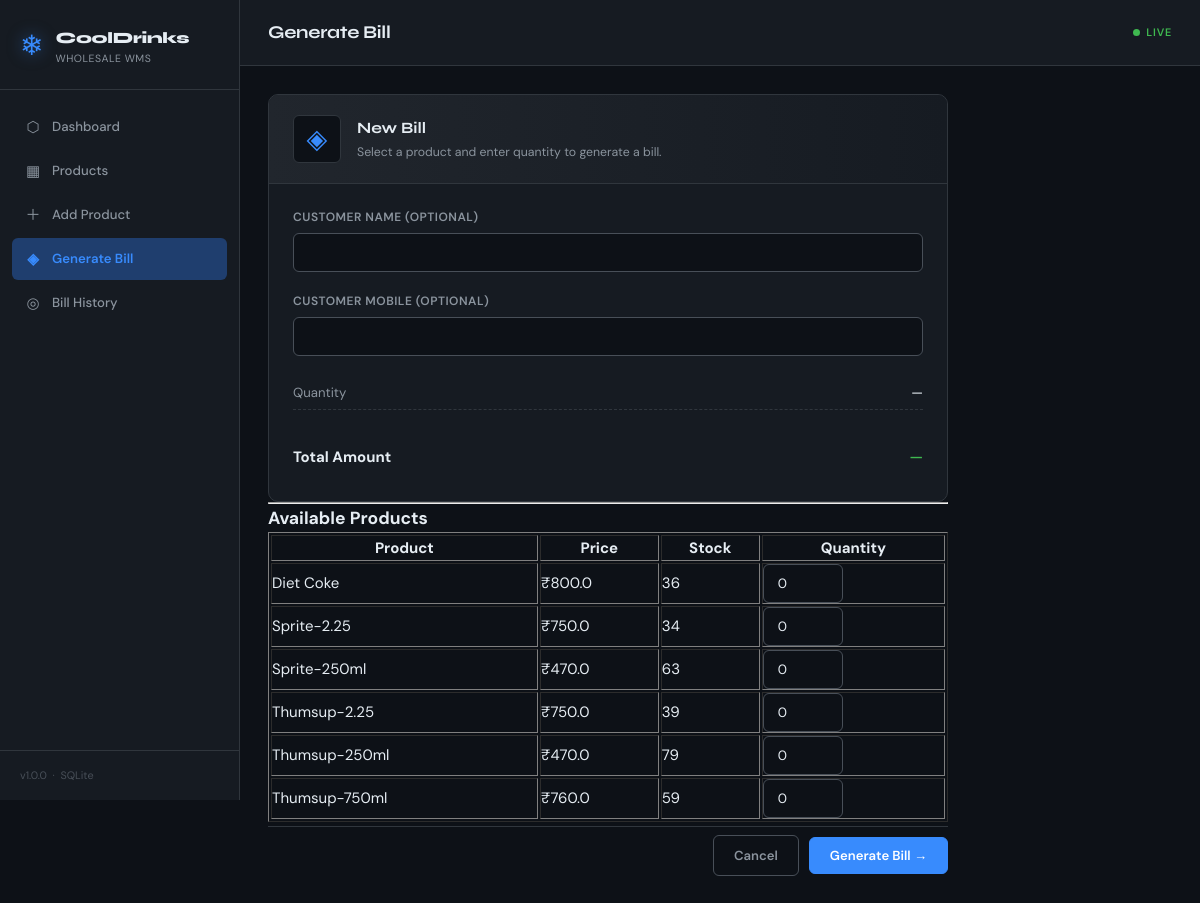
Screenshot of /billing with the database file from the repository.
### tables this page shows
CREATE TABLE products (
            id      INTEGER PRIMARY KEY AUTOINCREMENT,
            name    TEXT    NOT NULL UNIQUE,
            price   REAL    NOT NULL,
            stock   INTEGER NOT NULL DEFAULT 0
        );

### app.py (the view, shortened to what this page needs)
@app.route('/billing', methods=['GET', 'POST'])
def generate_bill():
    db = get_db()
    products_list = db.execute(
        'SELECT * FROM products WHERE stock > 0 ORDER BY name'
    ).fetchall()
    db.close()
    return render_template(
        'generate_bill.html',
        products=products_list
    )

### database.py (called while the page is built)
def get_db():
    conn = sqlite3.connect(DB_PATH)
    conn.row_factory = sqlite3.Row
    return conn

### templates/generate_bill.html (shortened to what this page needs)
{% extends "base.html" %}
{% block page_title %}Generate Bill{% endblock %}
{% block content %}
<div class="form-page {% if bill_generated %}form-page--compact{% endif %}">
  <div class="form-card">
    <div class="form-card-header">
      <span class="form-card-icon">◈</span>
      <div>
        <h2>New Bill</h2>
        <p>Select a product and enter quantity to generate a bill.</p>
      </div>
    </div>
    {% if products %}
    <form method="POST" action="{{ url_for('generate_bill') }}" class="form" id="billForm">
      <div class="form-group">
    <label>Customer Name (Optional)</label>
    <input type="text" name="customer_name">
</div>
<div class="form-group">
    <label>Customer Mobile (Optional)</label>
    <input type="text" name="customer_mobile">
</div>
        <div class="preview-row">
          <span>Quantity</span><span id="previewQty">—</span>
        </div>
        <div class="preview-row preview-row--total">
          <span>Total Amount</span><span id="previewTotal">—</span>
        </div>
      </div>
<hr>
<h3>Available Products</h3>
<table border="1" width="100%">
    <tr>
        <th>Product</th>
        <th>Price</th>
       <th>Stock</th>
<th>Quantity</th>
    </tr>
    {% for p in products %}
    <tr>
        <td>{{ p.name }}</td>
        <td>₹{{ p.price }}</td>
        <td>{{ p.stock }}</td>
<td>
    <input
        type="number"
        min="0"
        max="{{ p.stock }}"
        value="0"
        name="qty_{{ p.id }}"
        style="width:80px">
</td>
    </tr>
    {% endfor %}
</table>
      <div class="form-actions">
        <a href="{{ url_for('dashboard') }}" class="btn btn--ghost">Cancel</a>
        <button type="submit" class="btn btn--primary">Generate Bill →</button>
      </div>
    {% else %}
    <div class="empty-state">
      <span>▦</span>
      <p>No products with stock available. Please add products first.</p>
      <a href="{{ url_for('add_product') }}" class="btn btn--primary" style="margin-top:1rem;">Add Product</a>
    </div>
    {% endif %}
  </div>
{% endblock %}

### static/style.css (style rules this page uses)
:root { --bg: #0d1117; --bg-2: #161b22; --bg-3: #21262d; --border: #30363d; --border-2: #484f58; --text: #e6edf3; --text-muted: #8b949e; --text-dim: #484f58; --blue: #388bfd; --blue-dim: #1f3e6e; --teal: #2ea043; --teal-dim: #1a4b2a; --amber: #d29922; --amber-dim: #5a3e10; --rose: #e05252; --rose-dim: #5a1e1e; --green: #3fb950; --green-dim: #1a4d24; --sidebar-w: 240px; --radius: 10px; --radius-sm: 6px; --shadow: 0 4px 24px rgba(0,0,0,.45); }
*, *::before, *::after { box-sizing: border-box; margin: 0; padding: 0; }
html { font-size: 15px; }
body { font-family: 'DM Sans', sans-serif; background: var(--bg); color: var(--text); display: flex; min-height: 100vh; line-height: 1.6; }
a { color: var(--blue); text-decoration: none; }
.btn { display: inline-flex; align-items: center; gap: 6px; padding: 9px 20px; border-radius: var(--radius-sm); font-family: 'DM Sans', sans-serif; font-size: .875rem; font-weight: 600; border: 1px solid transparent; cursor: pointer; text-decoration: none; transition: all .15s; white-space: nowrap; }
.btn--primary { background: var(--blue); color: #fff; border-color: var(--blue); }
.btn--ghost { background: transparent; color: var(--text-muted); border-color: var(--border-2); }
.form-page { max-width: 680px; }
.form-card { background: var(--bg-2); border: 1px solid var(--border); border-radius: var(--radius); overflow: hidden; }
.form-card-header { display: flex; align-items: center; gap: 16px; padding: 20px 24px; border-bottom: 1px solid var(--border); background: linear-gradient(90deg, var(--bg-3) 0%, var(--bg-2) 100%); }
.form-card-icon { font-size: 1.8rem; width: 48px; height: 48px; display: flex; align-items: center; justify-content: center; background: var(--bg); border: 1px solid var(--border); border-radius: var(--radius-sm); flex-shrink: 0; color: var(--blue); }
.form-card-header h2 { font-family: 'Syne', sans-serif; font-size: 1.05rem; font-weight: 700; }
.form-card-header p { font-size: .82rem; color: var(--text-muted); margin-top: 2px; }
.form { padding: 24px; display: flex; flex-direction: column; gap: 20px; }
.form-group { display: flex; flex-direction: column; gap: 6px; }
label { font-size: .8rem; font-weight: 600; color: var(--text-muted); text-transform: uppercase; letter-spacing: .5px; }
input[type="text"], input[type="number"], select { background: var(--bg); border: 1px solid var(--border-2); border-radius: var(--radius-sm); color: var(--text); font-family: 'DM Sans', sans-serif; font-size: .9rem; padding: 10px 14px; transition: border-color .15s, box-shadow .15s; width: 100%; }
input::placeholder { color: var(--text-dim); }
.form-actions { display: flex; align-items: center; justify-content: flex-end; gap: 10px; padding-top: 8px; border-top: 1px solid var(--border); margin-top: 4px; }
.preview-row { display: flex; justify-content: space-between; align-items: center; padding: 6px 0; font-size: .88rem; color: var(--text-muted); border-bottom: 1px dashed var(--border); }
.preview-row:last-child { border-bottom: none; }
.preview-row span:last-child { color: var(--text); font-weight: 500; }
.preview-row--total { padding-top: 10px; margin-top: 4px; font-weight: 700; font-size: 1rem; color: var(--text); }
.preview-row--total span:first-child { color: var(--text); }
.preview-row--total span:last-child { color: var(--green); font-family: 'Syne', sans-serif; font-size: 1.1rem; }

### rows the page displays
products: name "Diet Coke", price "800.0", stock "36"
products: name "Sprite-2.25", price "750.0", stock "34"
products: name "Sprite-250ml", price "470.0", stock "63"
products: name "Thumsup-2.25", price "750.0", stock "39"
products: name "Thumsup-250ml", price "470.0", stock "79"
products: name "Thumsup-750ml", price "760.0", stock "59"
